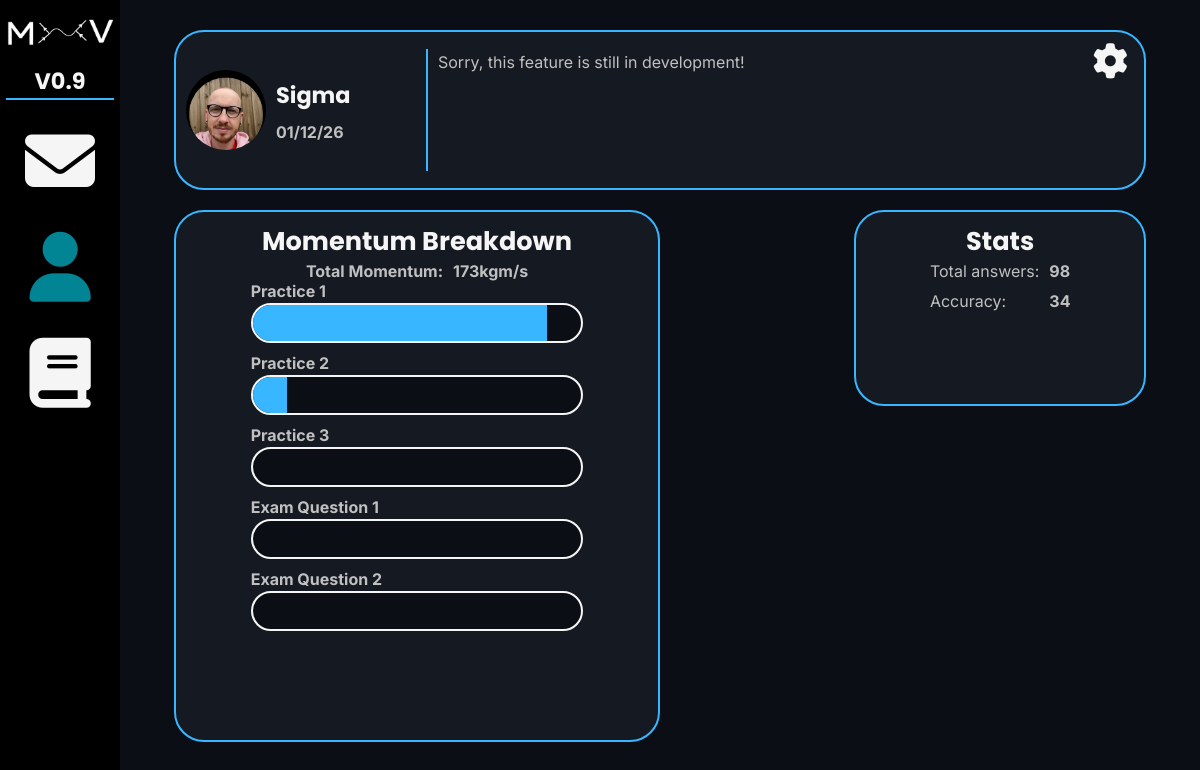
Page /home/1 on the earlier database version.
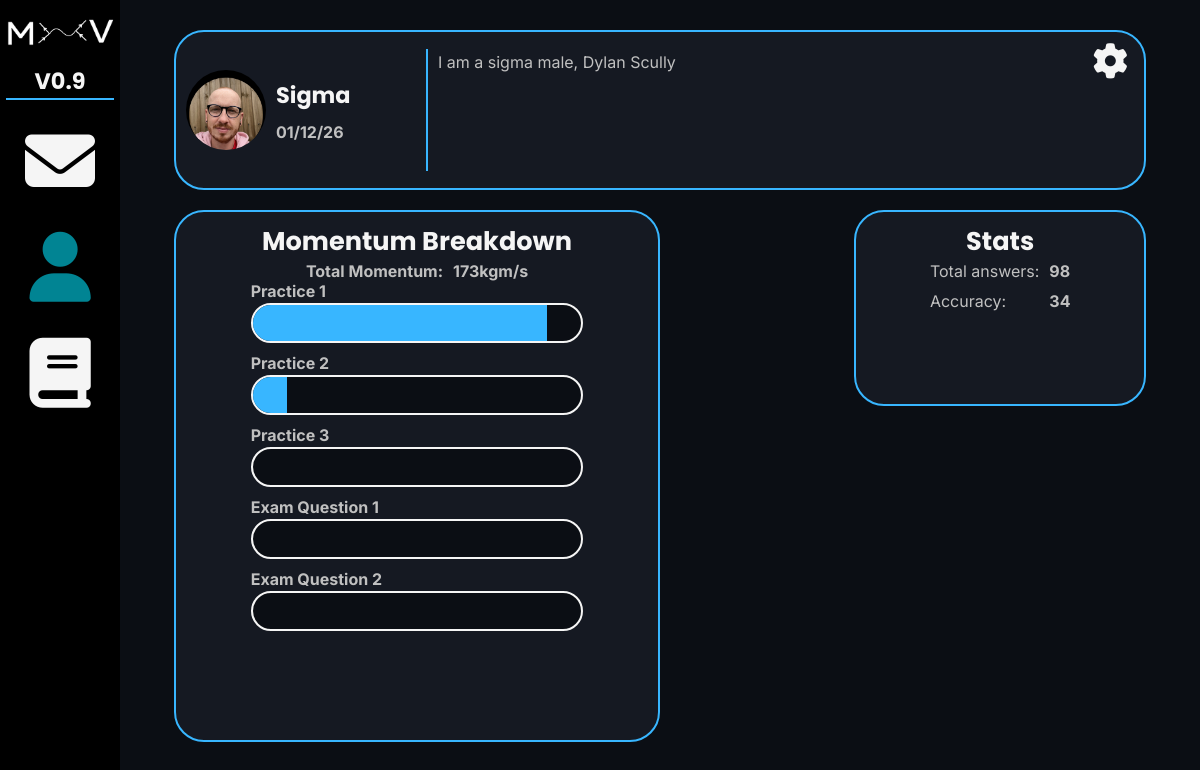
Same page on the later database version.
### database/create_db.py (models this page shows)
class User(db.Model):
    __tablename__ = "users"
    user_id = db.Column(db.Integer, primary_key=True)
    username = db.Column(db.String(10), nullable=False, unique=True)
    email = db.Column(db.String(254), nullable=False, unique=True)
    password_hash = db.Column(db.Integer)
    bio = db.Column(db.String(200), nullable=False)
    join_date = db.Column(db.DateTime, default=datetime.now)
    stats = db.relationship(
        "Stats", uselist=False, back_populates="user", cascade="all, delete-orphan"
    )

### routes/home.py (the view)
@home_bp.route("/home/<int:id>")
def home(id):
    service = Home(id)
    user_data = service.user_data()
    answer_data = service.answer_data()
    momentum_data = service.momentum_data()
    return render_template(
        "home.html",
        user_data=user_data,
        answer_data=answer_data,
        momentum_data=momentum_data,
        id=id,
    )

### database/select_db.py (called while the page is built)
    @staticmethod
    def get_all_momentum(id):
        user_stats = Stats.query.filter(Stats.user_id == id).first()
        return {
            "total": user_stats.total_momentum,
            "practice1": user_stats.practice1_momentum,
            "practice2": user_stats.practice2_momentum,
            "practice3": user_stats.practice3_momentum,
            "exam1": user_stats.exam1_momentum,
            "exam2": user_stats.exam2_momentum,
        }

    @staticmethod
    def get_answer_data(id):
        user_stats = Stats.query.filter(Stats.user_id == id).first()
        return {"total": user_stats.total_answers, "wrong": user_stats.wrong_answers}

    @staticmethod
    def get_user_data(id):
        user_stats = User.query.filter(User.user_id == id).first()
        return {
            "username": user_stats.username,
            "bio": user_stats.bio,
            "join_date": user_stats.join_date.strftime("%x"),
        }

### services/home_service.py (called while the page is built)
    def answer_data(self):
        answers = Select.get_answer_data(self.id)
        if answers["total"] != 0:
            accuracy = int(
                ((answers["total"] - answers["wrong"]) / answers["total"]) * 100
            )
        else:
            accuracy = 0
        return {"total": answers["total"], "accuracy": accuracy}

    def momentum_data(self):
        data = Select.get_all_momentum(self.id)
        for key in data:
            if key == "total":  # Don't want to convert total to a percentage
                continue
            data[key] = self.to_percent(data[key], data["total"])
        return data

    def to_percent(self, data, total):
        if total != 0:
            return 100 * (data / total)
        else:
            return 0

    def user_data(self):
        return Select.get_user_data(self.id)

### templates/home.html (shortened to what this page needs)
{% extends "joined.html" %} {% block style2 %}
<link rel="stylesheet" href="{{url_for('static', filename='css/home.css')}}" />
{% endblock %} {% block main %}
<main>
	<div id="top-div" class="card">
		<div id="profile-div">
			<img
				id="profile-picture"
				src="{{url_for('static', filename='images/profile_pictures/keating_pfp.png')}}"
			/>
			<div id="profile-details-div">
				<h3 id="username">{{ user_data.username }}</h3>
				<h4 id="join-date">{{ user_data.join_date }}</h4>
			</div>
		</div>
		<div class="vertical-bar"></div>
		<p id="bio">{{ user_data.bio }}</p>
		<a href="/profile-settings/{{ id }}" class="header-link"><i class="fa-solid fa-gear" id="settings-link"></i></a>
	</div>
	<div id="bottom-div">
		<div id="momentum-div" class="card">
			<h2>Momentum Breakdown</h2>
			<div id="total-momentum-div">
				<h4 id="total-momentum">Total Momentum:</h4>
				<h4>{{ momentum_data.total }}kgm/s</h4>
			</div>
			<div class="bar-div">
				<h4 class="bar-title">Practice 1</h4>
				<div class="bar-container">
					<div id="practice1" class="bar"></div>
				</div>
			</div>
			<div class="bar-div">
				<h4 class="bar-title">Practice 2</h4>
				<div class="bar-container">
					<div id="practice2" class="bar"></div>
				</div>
			</div>
			<div class="bar-div">
				<h4 class="bar-title">Practice 3</h4>
				<div class="bar-container">
				</div>
			</div>
			<div class="bar-div">
				<h4 class="bar-title">Exam Question 1</h4>
				<div class="bar-container">
				</div>
			</div>
			<div class="bar-div">
				<h4 class="bar-title">Exam Question 2</h4>
				<div class="bar-container">
				</div>
			</div>
		</div>
		<div id="stats-div" class="card">
			<h2>Stats</h2>
			<div id="stats-display-div">
				<div id="stat-type-div">
					<p class="row1">Total answers:</p>
					<p>Accuracy:</p>
				</div>
				<div id="stat-data-div">
					<h4 id="total-answers" class="row1">{{ answer_data.total }}</h4>
					<h4 id="accuracy">{{ answer_data.accuracy }}</h4>
				</div>
			</div>
		</div>
	</div>
</main>
{% endblock %}

### templates/joined.html (shortened to what this page needs)
{% extends "base.html" %} {% block style %}
<link
	rel="stylesheet"
	href="{{ url_for('static', filename='css/joined.css') }}"
/>
<link
	rel="stylesheet"
	href="https://cdnjs.cloudflare.com/ajax/libs/font-awesome/6.5.0/css/all.min.css"
/>
{% block style2 %}{% endblock %} {% endblock %} {% block content %}
<body>
	<header>
		<div id="logo-div">
			<img
				id="MxV-logo"
				src="{{ url_for('static', filename='images/MxVlogo.png')}}"
				alt="MxV logo."
				title="Mass x Velocity"
			/>
			<h3>V0.9</h3>
			<div class="horizontal-bar"></div>
		</div>
		<div id="nav-div">
			<a href="mailto:dylan08code@gmail.com" target="_blank"
				><i class="fa-solid fa-envelope" id="mail"></i
			></a>
			<a href="/home/{{ id }}"><i class="fa-solid fa-user" id="home"></i></a>
			<a href="/topics/{{ id }}"
				><i class="fa-solid fa-book" id="topics"></i
			></a>
		</div>
	</header>
	{% block main %}{% endblock %} {% endblock %}

### templates/base.html (shortened to what this page needs)
<!doctype html>
<html>
	<head>
		<link
			rel="stylesheet"
			href="{{url_for('static', filename='css/styles.css')}}"
		/>
		{% block style %}{% endblock %}
	</head>
	{% block content %}{% endblock %}
</html>

### static/css/styles.css (style rules this page uses)
:root { --bg: #0b0e14; --card: #151922; --border: #38b6ff; --button: #018493; --primary: #f5f5f5; --secondary: #c0c0c0; --input: #1c2028; --error: #b71c1c; }
* { margin: 0; padding: 0; box-sizing: border-box; }
html, body { width: 100%; overflow-x: hidden; height: 100vh; background: var(--bg); }
header { background-color: black; width: 10vw; height: 100vh; position: fixed; z-index: 10; display: flex; flex-direction: column; align-items: center; justify-content: space-around; }
header a, .header-link { transition: 0.3s ease-in-out; }
h1, h2, h3, button, header a, .dropdown, .header-link, input[type="submit"], .button { font-family: "Poppins", system-ui, sans-serif; font-size: 2.2rem; color: var(--primary); }
h2 { font-size: 1.6rem; }
h3, button, header a, .dropdown, input[type="submit"], .button { font-size: 1.4rem; }
p, h4, input[type="email"], input[type="password"], input[type="text"], textarea, a, input[type="float"] { font-family: "Inter", system-ui, sans-serif; font-size: 1rem; color: var(--secondary); }
h4 { font-weight: bold; }
.card { background-color: var(--card); padding: 0.625rem; border: 2px solid var(--border); border-radius: 1.875rem; }
.vertical-bar { width: 2px; height: 90%; background-color: var(--border); }
.horizontal-bar { width: 90%; height: 2px; background-color: var(--border); }

### static/css/joined.css (style rules this page uses)
header { justify-content: flex-start; }
header a { font-size: 4.375rem; }
#logo-div { display: flex; flex-direction: column; align-items: center; margin-bottom: 0.625rem; }
#MxV-logo { width: 100%; }
#nav-div { display: flex; flex-direction: column; align-items: center; }
main { display: flex; flex-direction: column; align-items: center; justify-content: center; width: 90vw; height: 100vh; margin-left: 10vw; }

### static/css/home.css (style rules this page uses)
:root { --bar: #0b0e14; --bar-border: #f5f5f5; --bar-fg: #38b6ff; --selected-fg: #018493; }
#home { color: var(--selected-fg); }
#top-div, #bottom-div { width: 90%; display: flex; }
#top-div { margin-bottom: 1.25rem; height: 20vh; align-items: center; position: relative; }
#bottom-div { height: 70vh; justify-content: space-between; }
#profile-div { display: flex; align-items: center; width: 20vw; }
#profile-picture { width: 10vh; height: 10vh; border-radius: 50%; margin-right: 0.625rem; aspect-ratio: 1 / 1; object-fit: cover; }
#profile-details-div { height: 90%; display: flex; flex-direction: column; margin-right: 0.625rem; }
#username { margin-bottom: 0.625rem; }
#bio { margin-left: 0.625rem; height: 85%; }
#settings-link { position: absolute; top: 0.67rem; right: 1rem; }
#momentum-div, #stats-div { width: 50%; height: 95%; display: flex; flex-direction: column; align-items: center; }
#total-momentum-div { display: flex; align-items: center; }
#total-momentum { margin-right: 0.625rem; }
.bar-div { width: 90%; margin-bottom: 0.625rem; }
.bar-title { padding-left: 10%; }
.bar-container { background-color: var(--bar); border: 2px solid var(--bar-border); width: 80%; border-radius: 9999px; height: 5vh; margin-top: 0.125rem; margin-left: 10%; margin-right: 10%; }
.bar { height: 100%; background-color: var(--bar-fg); border-radius: 9999px; }
#stats-div { width: 30%; height: 35%; }
#stats-display-div { display: flex; }
#stat-type-div { margin-right: 10px; }
.row1 { margin-bottom: 10px; }

Differences in the rows shown:
changed User "Sigma": bio "Sorry, this feature is still in development!" → "I am a sigma male, Dylan Scully"
